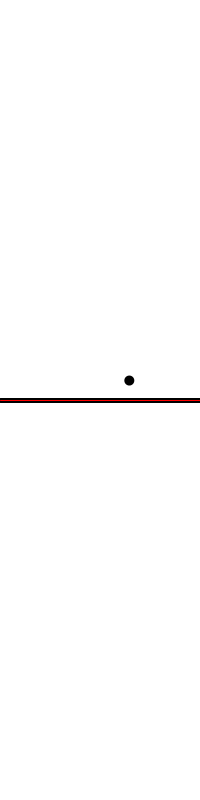
Frame 1 (no input)
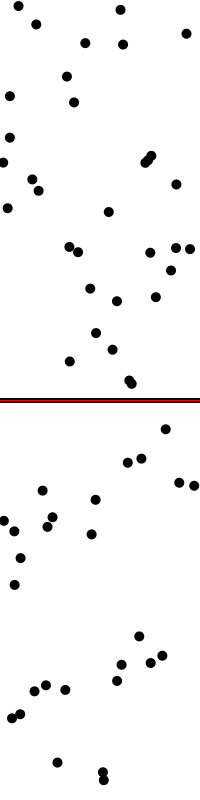
Frame 60 (the mouse pressed at the canvas centre just before this capture)
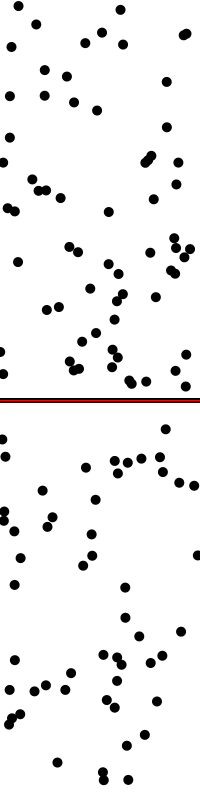
Frame 120 (the mouse held since frame 60 and released just before this capture)

The Processing sketch that drew these frames (run headless with seeded random() and noise(); from frame 60 on, the mouse is pressed at the canvas centre):

// Processing sketch: adjust_th
// ── adjust_th.pde
// Keep track of threshold
float yth, threshold;

void setup() {
  size(200, 800);
  background(255);
  
  // Start threshold at 50%
  yth = height/2;
  
  drawLines();
  
  println("Use UP/DOWN to move probability threshold up and down.");
}


void draw() {
  // Pick a random x position
  float x = random(width);
  float y;
  
  // Pick a random y position
  // Weighted by the threshold
  if (random(1) < threshold) y = random(0, height/2);
  else y = random(height/2, height);
 
  noStroke();
  fill(0);
  ellipse(x, y, 10, 10);
}


void keyPressed() {
  
  // Reset threshold
  if (keyCode == ENTER) {
    yth = height/2; 
    drawLines();
  }

  // Move threshold up and down
  if (keyCode == UP || keyCode == DOWN) {
    switch(keyCode) {
    case UP:
      yth--;
      break;
    case DOWN:
      yth++;
      break;
    }
    if (yth > height)
      yth = 0;
    else if (yth < 0)
      yth = height;
      
    drawLines();
  }
}

void drawLines() {
  background(255);
  
  // Calculate new threshold
  threshold = yth / height;

  // Black boundary line
  strokeWeight(5);
  stroke(0);
  line(0, height/2, width, height/2);
  
  // Red threshold line
  strokeWeight(1);
  stroke(255, 0, 0);
  line(0, yth, width, yth); 
}  
